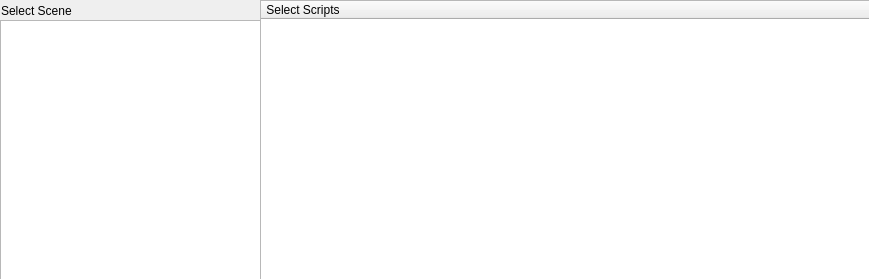
              <widget class="QWidget" name="scrollAreaWidgetContents_3">
               <property name="geometry">
                <rect>
                 <x>0</x>
                 <y>0</y>
                 <width>869</width>
                 <height>279</height>
                </rect>
               </property>
               <property name="sizePolicy">
                <sizepolicy hsizetype="Expanding" vsizetype="Expanding">
                 <horstretch>0</horstretch>
                 <verstretch>0</verstretch>
                </sizepolicy>
               </property>
               <widget class="QTreeWidget" name="treeWid_pp_select_script">
                <property name="geometry">
                 <rect>
                  <x>260</x>
                  <y>0</y>
                  <width>611</width>
                  <height>281</height>
                 </rect>
                </property>
                <column>
                 <property name="text">
                  <string> Select Scripts</string>
                 </property>
                </column>
               </widget>
               <widget class="QLabel" name="lbl_pp_sceneSelect">
                <property name="geometry">
                 <rect>
                  <x>1</x>
                  <y>1</y>
                  <width>105</width>
                  <height>19</height>
                 </rect>
                </property>
                <property name="text">
                 <string>Select Scene</string>
                </property>
               </widget>
               <widget class="QListWidget" name="listWid_pp_scene_select">
                <property name="geometry">
                 <rect>
                  <x>0</x>
                  <y>20</y>
                  <width>261</width>
                  <height>261</height>
                 </rect>
                </property>
               </widget>
              </widget>
